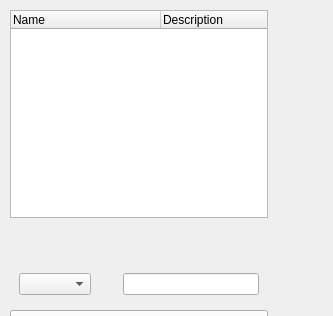
<?xml version="1.0" encoding="UTF-8"?>
<ui version="4.0">
 <class>BoltsWidget</class>
 <widget class="QDockWidget" name="BoltsWidget">
  <property name="geometry">
   <rect>
    <x>0</x>
    <y>0</y>
    <width>333</width>
    <height>316</height>
   </rect>
  </property>
  <property name="windowTitle">
   <string>Standard Parts Selector</string>
  </property>
  <widget class="QWidget" name="content">
   <property name="enabled">
    <bool>true</bool>
   </property>
   <widget class="QWidget" name="gridLayoutWidget">
    <property name="geometry">
     <rect>
      <x>10</x>
      <y>10</y>
      <width>258</width>
      <height>322</height>
     </rect>
    </property>
    <layout class="QVBoxLayout" name="verticalLayout_2">
     <item>
      <widget class="QTreeWidget" name="partsTree">
       <property name="editTriggers">
        <set>QAbstractItemView::NoEditTriggers</set>
       </property>
       <property name="autoExpandDelay">
        <number>1</number>
       </property>
       <property name="expandsOnDoubleClick">
        <bool>false</bool>
       </property>
       <property name="columnCount">
        <number>2</number>
       </property>
       <attribute name="headerDefaultSectionSize">
        <number>150</number>
       </attribute>
       <attribute name="headerMinimumSectionSize">
        <number>50</number>
       </attribute>
       <attribute name="headerStretchLastSection">
        <bool>true</bool>
       </attribute>
       <column>
        <property name="text">
         <string notr="true">Name</string>
        </property>
       </column>
       <column>
        <property name="text">
         <string>Description</string>
        </property>
       </column>
      </widget>
     </item>
     <item>
      <widget class="QLabel" name="name">
       <property name="text">
        <string/>
       </property>
      </widget>
     </item>
     <item>
      <widget class="QLabel" name="description">
       <property name="text">
        <string/>
       </property>
      </widget>
     </item>
     <item>
      <widget class="QWidget" name="params" native="true">
       <layout class="QHBoxLayout" name="horizontalLayout">
        <item>
         <widget class="QComboBox" name="key_combobox"/>
        </item>
        <item>
         <widget class="QLabel" name="param_label">
          <property name="minimumSize">
           <size>
            <width>20</width>
            <height>0</height>
           </size>
          </property>
          <property name="text">
           <string/>
          </property>
         </widget>
        </item>
        <item>
         <widget class="QLineEdit" name="param_lineedit"/>
        </item>
       </layout>
      </widget>
     </item>
     <item>
      <widget class="QPushButton" name="addButton">
       <property name="text">
        <string>Add Part</string>
       </property>
      </widget>
     </item>
    </layout>
   </widget>
  </widget>
 </widget>
 <resources/>
 <connections/>
</ui>
